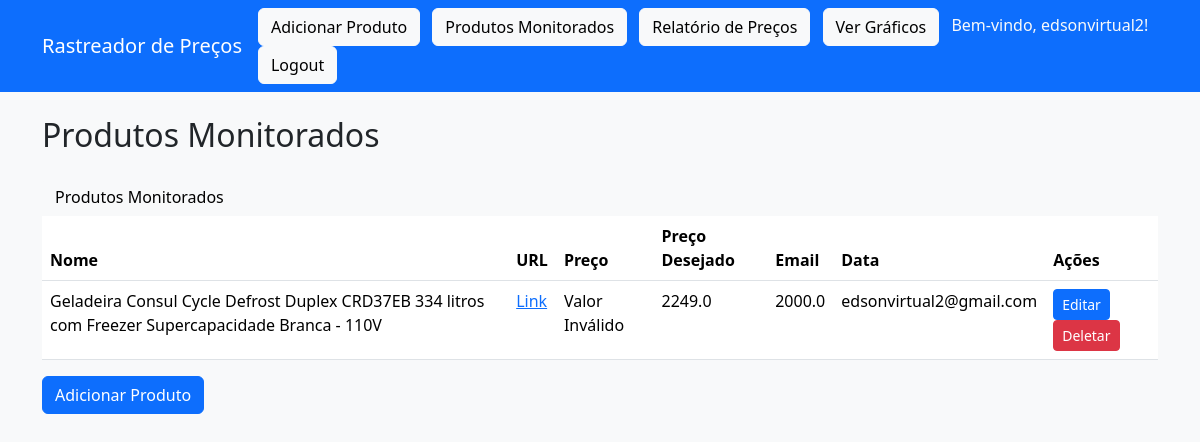
The page /produtos (signed in) on the database as committed earlier.
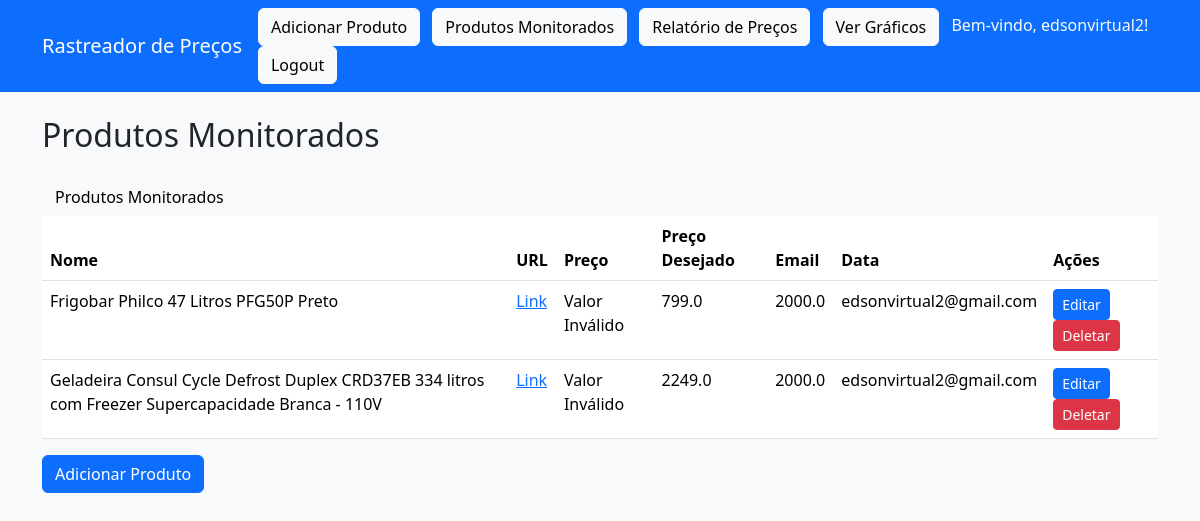
The same page on the database as committed later.
### tables this page shows
CREATE TABLE precos (
            id INTEGER PRIMARY KEY AUTOINCREMENT,
            nome TEXT NOT NULL,
            url TEXT NOT NULL,
            preco REAL NOT NULL,
            precoDesejado REAL NOT NULL,
            email TEXT,
            data DATETIME DEFAULT CURRENT_TIMESTAMP,
            user_id INTEGER
        );

### app.py (the view)
    def decorated_function(*args, **kwargs):
        if session.get('user_id') is None:
            flash('Por favor, faça login para acessar esta página.', 'warning')
            return redirect(url_for('login'))
        return f(*args, **kwargs)

### app.py (called while the page is built)
def login_required(f):
    def decorated_function(*args, **kwargs):
        if session.get('user_id') is None:
            flash('Por favor, faça login para acessar esta página.', 'warning')
            return redirect(url_for('login'))
        return f(*args, **kwargs)
    decorated_function.__name__ = f.__name__
    return decorated_function

@app.route('/produtos')
@login_required
def listar_produtos():
    conn = sqlite3.connect(DB_PATH)
    cursor = conn.cursor()
    user_id = session['user_id']
    cursor.execute("""
       SELECT id, nome, url, CAST(preco AS REAL), precoDesejado, email, data
            FROM precos
            WHERE user_id = ?
            ORDER BY data DESC
    """, (user_id,))
    produtos = cursor.fetchall()
    conn.close()
    for produto in produtos:
        print(f"Produto: {produto}, Tipo do preço: {type(produto[2])}")
    return render_template('lista.html', produtos=produtos)

### templates/lista.html (shortened to what this page needs)
<!DOCTYPE html>
<html>
<head>
</head>
<body>
    {% extends "base.html" %}
    {% block content %}
    <h2 class="mb-4">Produtos Monitorados</h2>
    <a class="btn btn-light me-2" href="{{ url_for('listar_produtos') }}">Produtos Monitorados</a>
  <table class="table">
        <thead>
            <tr>
                <th>Nome</th>
                <th>URL</th>
                <th>Preço</th>
                <th>Preço Desejado</th>
                <th>Email</th>
                <th>Data</th>
                <th>Ações</th>
            </tr>
        </thead>
        <tbody>
            {% for produto in produtos %}
            <tr>
                <td>{{ produto[1] }}</td>
                <td><a href="{{ produto[2] }}" target="_blank">Link</a></td>
                <td>
                    {% if produto[2] is number %}
                        R$ {{ "%.2f"|format(produto[2]) }}
                    {% else %}
                        Valor Inválido
                    {% endif %}
                </td>
                <td>{{ produto[3] }}</td>
                <td>{{ produto[4] }}</td>
                <td>{{ produto[5] }}</td>
                <td>
                    <a href="{{ url_for('editar_produto', produto_id=produto[0]) }}" class="btn btn-sm btn-primary">Editar</a>
                    <form action="{{ url_for('deletar_produto', nome=produto[1]) }}" method="post" style="display: inline;">
                        <button type="submit" class="btn btn-sm btn-danger">Deletar</button>
                    </form>
                </td>
            </tr>
            {% endfor %}
        </tbody>
    </table>
    <a href="{{ url_for('adicionar_produto') }}" class="btn btn-primary">Adicionar Produto</a>
{% endblock %}

### templates/base.html (shortened to what this page needs)
<!DOCTYPE html>
<html lang="pt-br">
<head>
    <link href="{{ url_for('static', filename='bootstrap/css/bootstrap.min.css') }}" rel="stylesheet">
</head>
<body class="bg-light">
    <nav class="navbar navbar-expand-lg navbar-dark bg-primary mb-4">
        <div class="container">
            <a class="navbar-brand" href="{{ url_for('index') }}">Rastreador de Preços</a>
            <div>
                <a class="btn btn-light me-2" href="{{ url_for('adicionar_produto') }}">Adicionar Produto</a>
                <a class="btn btn-light me-2" href="{{ url_for('listar_produtos') }}">Produtos Monitorados</a>
                <a class="btn btn-light me-2" href="{{ url_for('relatorio') }}">Relatório de Preços</a>
                <a class="btn btn-light me-2" href="{{ url_for('graficos') }}">Ver Gráficos</a>
                {% if session['username'] %}
                    <span class="text-light me-2">
                        Bem-vindo, {{ session['username'] }}!
                    </span>
                    <a class="btn btn-light" href="{{ url_for('logout') }}">Logout</a>
                {% else %}
                    <a class="btn btn-light me-2" href="{{ url_for('login') }}">Login</a>
                    <a class="btn btn-light" href="{{ url_for('register') }}">Cadastrar</a>
                {% endif %}
            </div>
        </div>
    </nav>
    <div class="container">
        {% block content %}{% endblock %}
    </div>
</body>
</html>

Rows that differ between the two databases and show on the page:
added precos: nome "Frigobar Philco 47 Litros PFG50P Preto", shows "Valor Inválido", preco "799.0", precoDesejado "2000.0", email "edsonvirtual2@gmail.com"
